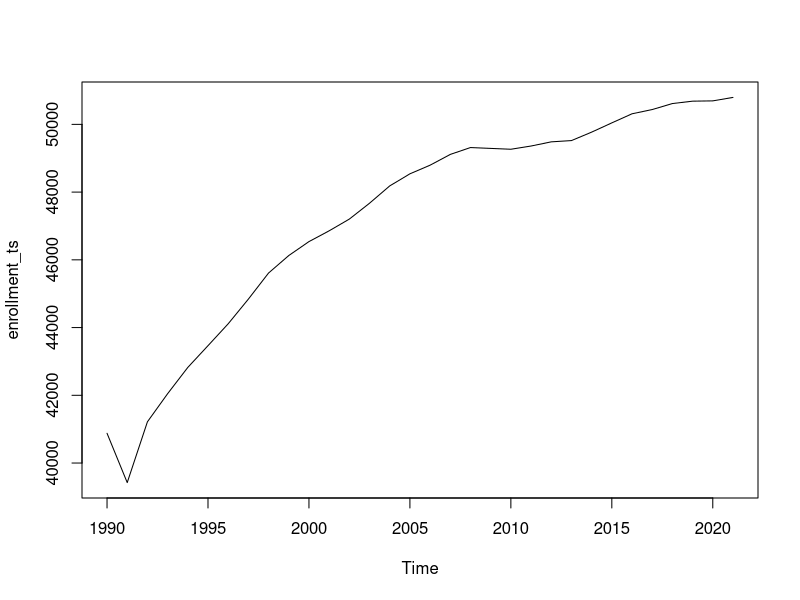
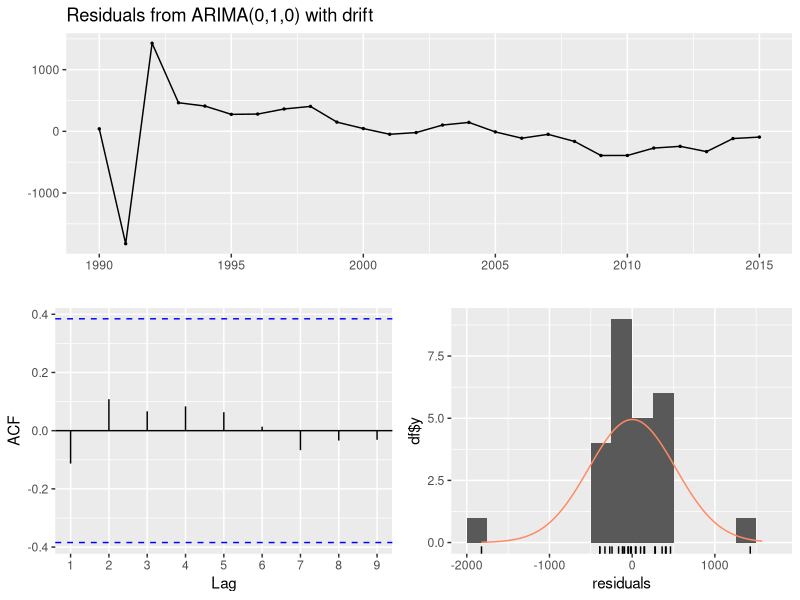
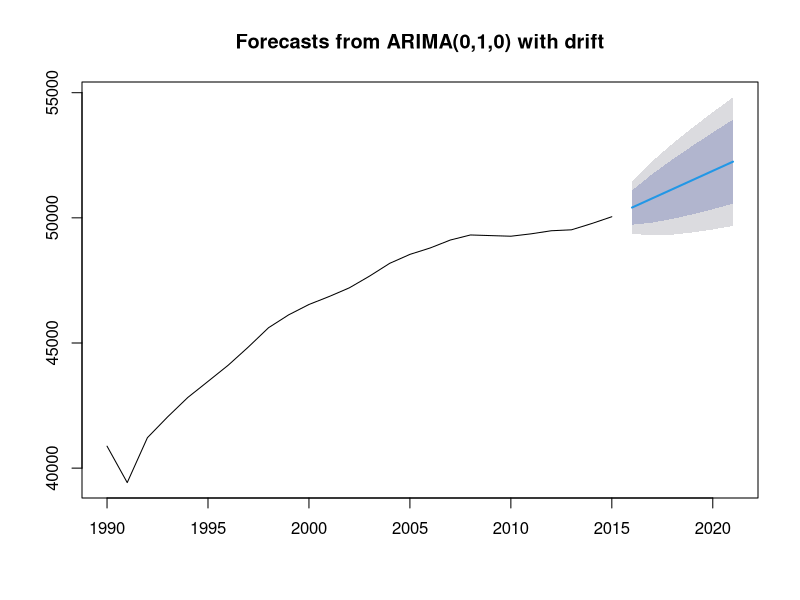

Source code (R) for these figures, in order:
# Load packages
library(readxl)
library(forecast)

# Load data
enrollment <- read_excel(
  "tabn203.10.xlsx",
  sheet = "Digest 2022 Table 203.10",
  range = "A4:U38",
  col_types = c(
    "text",
    "skip",
    "skip",
    "numeric",
    "skip",
    "numeric",
    "numeric",
    "numeric",
    "numeric",
    "numeric",
    "numeric",
    "numeric",
    "numeric",
    "numeric",
    "numeric",
    "skip",
    "numeric",
    "numeric",
    "numeric",
    "numeric",
    "numeric"
  )
)

enrollment$enrollment_total <-
  rowSums(enrollment[,-1], na.rm = TRUE)

# Prepare the time series data
enrollment_ts <-
  ts(
    enrollment$enrollment_total,
    start = 1990,
    end = 2021,
    frequency = 1
  )

# Visually inspect the data for seasonal patterns
plot(enrollment_ts)

# Split the data into training and testing sets
train_end <- 2015
train_ts <- window(enrollment_ts, end = train_end)
test_ts <- window(enrollment_ts, start = train_end + 1)

# Fit the model on the training data
enrollment_model <- auto.arima(train_ts)

# Review the model
summary(enrollment_model)

# Evaluate model diagnostics
checkresiduals(enrollment_model)

# Make predictions on the testing data
enrollment_forecast <- forecast(enrollment_model, h = length(test_ts))

# View forecast
plot(enrollment_forecast)
print(enrollment_forecast)

# Evaluate model accuracy
accuracy(enrollment_forecast, test_ts)

# Write forecasted values to a CSV file
# write.csv(enrollment_forecast, "enrollment_forecast.csv")

# Write model coefficients to a CSV file
# write.csv(coef(enrollment_model), "model_coefficients.csv")
